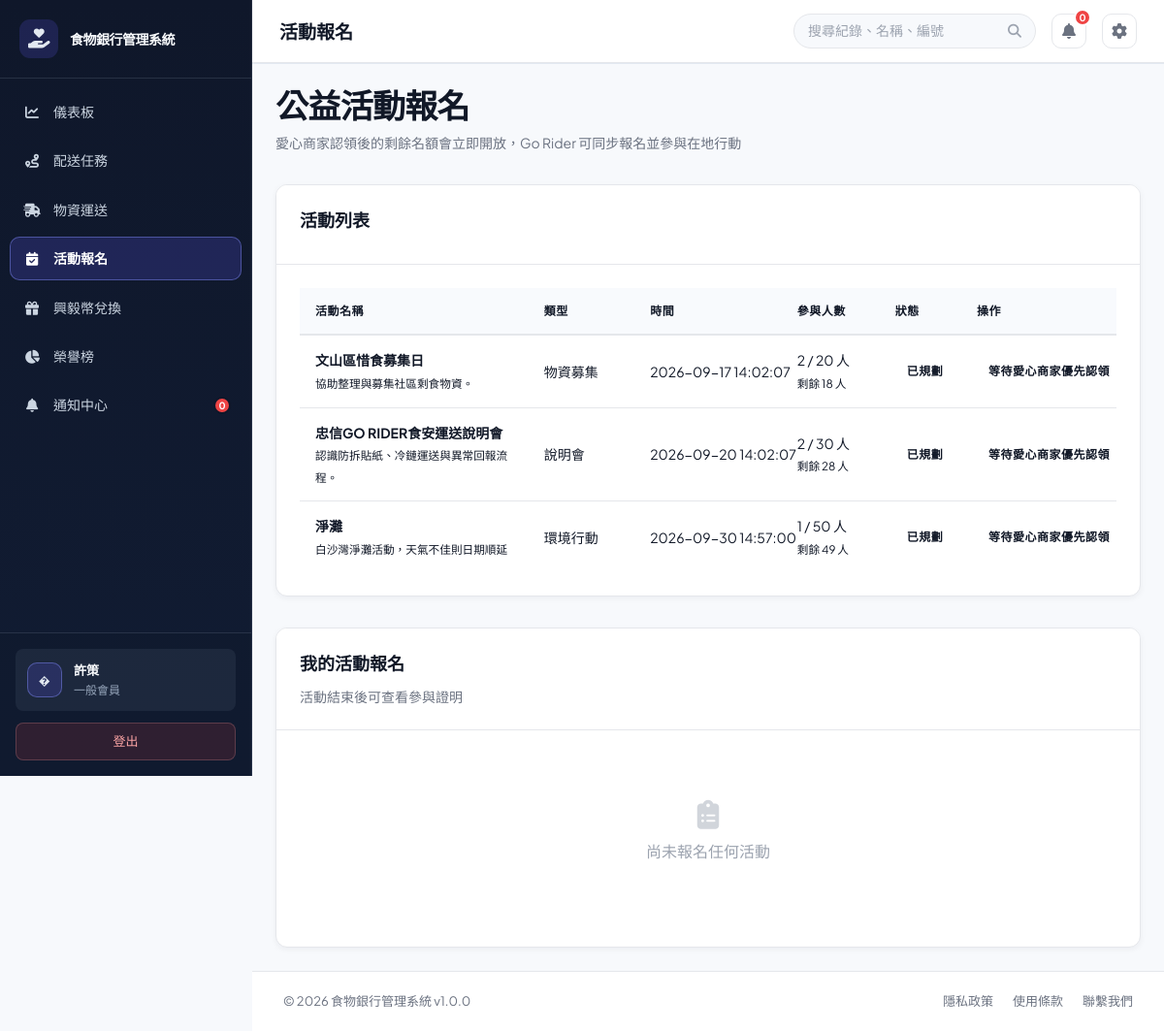
/?page=activities (signed in), run on the app's committed database.
### tables this page shows
CREATE TABLE `users` (
  `user_id` int(11) NOT NULL,
  `username` varchar(50) NOT NULL,
  `password` varchar(255) NOT NULL,
  `email` varchar(100) NOT NULL,
  `full_name` varchar(100) NOT NULL,
  `phone` varchar(20) DEFAULT NULL,
  `role` enum('foodbank_staff','member') NOT NULL DEFAULT 'foodbank_staff',
  `member_type` enum('general','enterprise') NOT NULL DEFAULT 'general',
  `department` varchar(50) DEFAULT NULL,
  `status` enum('active','inactive','suspended') DEFAULT 'active',
  `created_at` timestamp NULL DEFAULT current_timestamp(),
  `updated_at` timestamp NULL DEFAULT current_timestamp() ON UPDATE current_timestamp(),
  `created_by` int(11) DEFAULT NULL,
  `phone_verified` tinyint(1) NOT NULL DEFAULT 0,
  `is_enterprise_verified` tinyint(1) DEFAULT 0,
  `enterprise_name` varchar(150) DEFAULT NULL,
  `enterprise_verified_at` datetime DEFAULT NULL
);

CREATE TABLE `activities` (
  `activity_id` int(11) NOT NULL,
  `title` varchar(150) NOT NULL,
  `activity_type` enum('donation_drive','briefing','cleanup','promotion','other') NOT NULL DEFAULT 'other',
  `activity_type_detail` varchar(100) DEFAULT NULL,
  `description` text DEFAULT NULL,
  `start_at` datetime NOT NULL,
  `end_at` datetime DEFAULT NULL,
  `capacity` int(11) DEFAULT NULL,
  `status` enum('planned','ongoing','completed','cancelled') NOT NULL DEFAULT 'planned',
  `created_by` int(11) DEFAULT NULL,
  `created_at` timestamp NULL DEFAULT current_timestamp()
);

### src/views/activities.php (the view, shortened to what the rows shown need)
<?php
require_once BASE_PATH . '/src/models/ActivityModel.php';
require_once BASE_PATH . '/src/models/NotificationModel.php';
$activityModel = new ActivityModel();
$currentRole = $currentUser['role'] ?? 'foodbank_staff';
$isEnterpriseMember = ($currentUser['member_type'] ?? null) === 'enterprise';
$canRegisterActivities = $currentRole === 'member';
$activities = $activityModel->getAllActivities();
foreach ($activities as $index => $activity) {
    $capacity = (int) ($activity['capacity'] ?? 0);
    $remainingCapacity = $capacity > 0 ? max(0, $capacity - (int) $activity['participant_count']) : null;
    $activities[$index]['remaining_capacity'] = $remainingCapacity;
    $activities[$index]['can_register'] = $canRegisterActivities
        && ($isEnterpriseMember || $capacity <= 0 || !empty($activity['has_company_claim']))
        && ($remainingCapacity === null || $remainingCapacity > 0)
        && in_array($activity['status'], ['planned', 'ongoing'], true)
        && $activityModel->canUserRegisterActivity((int) $activity['activity_id'], (int) $currentUser['user_id']);
    $activities[$index]['can_manage'] = $activityModel->canManageActivity((int) $activity['activity_id'], (int) $currentUser['user_id'], $currentRole);
    $activities[$index]['can_view_participants'] = $activities[$index]['can_manage'] || $currentRole === 'foodbank_staff';
    $activities[$index]['is_creator'] = ((int) ($activity['created_by'] ?? 0)) === (int) $currentUser['user_id'];
}
$activityTypeLabels = [
    'donation_drive' => '物資募集',
    'briefing' => '說明會',
    'cleanup' => '環境行動',
    'promotion' => '公益宣導',
    'other' => '其他',
];
$getActivityTypeLabel = static function ($activity) use ($activityTypeLabels) {
    if (($activity['activity_type'] ?? '') === 'other' && trim((string) ($activity['activity_type_detail'] ?? '')) !== '') {
        return $activity['activity_type_detail'];
    }
    return $activityTypeLabels[$activity['activity_type']] ?? $activity['activity_type'];
};
$activityStatusLabels = [
    'planned' => '已規劃',
    'ongoing' => '進行中',
    'completed' => '已完成',
    'cancelled' => '已取消',
];
?>
<div class="view-header"><div><h1 class="view-title"><?php echo $canRegisterActivities ? '公益活動報名' : '活動管理'; ?></h1></div></div>
<div class="card mt-32"><div class="card-header"><h2>活動列表</h2></div><div class="card-body activities-table-body">
<?php if ($activities): ?><table class="data-table activities-table"><thead><tr><th>活動名稱</th><th>類型</th><th>時間</th><th>參與人數</th><th>狀態</th><th>操作</th></tr></thead><tbody>
<?php foreach ($activities as $activity): ?><tr><td><strong><?php echo htmlspecialchars($activity['title']); ?></strong><?php if (!empty($activity['description']) && trim($activity['description']) !== trim($activity['title'])): ?><br><small class="<?php echo mb_strlen(trim($activity['description']), 'UTF-8') > 80 ? 'activity-description' : 'activity-description-short'; ?>"><?php echo htmlspecialchars($activity['description']); ?></small><?php if (mb_strlen(trim($activity['description']), 'UTF-8') > 80): ?><button type="button" class="activity-description-button" data-activity-title="<?php echo htmlspecialchars($activity['title'], ENT_QUOTES, 'UTF-8'); ?>" data-activity-description="<?php echo htmlspecialchars($activity['description'], ENT_QUOTES, 'UTF-8'); ?>">查看完整說明</button><?php endif; ?><?php endif; ?></td><td><?php echo htmlspecialchars($getActivityTypeLabel($activity)); ?></td><td><?php echo htmlspecialchars($activity['start_at']); ?></td><td><?php echo (int) $activity['participant_count']; ?><?php echo $activity['capacity'] ? ' / ' . (int) $activity['capacity'] . ' 人' : ' 人'; ?><?php if ($activity['remaining_capacity'] !== null && $canRegisterActivities): ?><br><small>剩餘 <?php echo (int) $activity['remaining_capacity']; ?> 人</small><?php endif; ?></td><td><span class="status status-<?php echo htmlspecialchars($activity['status']); ?>"><?php echo htmlspecialchars($activityStatusLabels[$activity['status']] ?? $activity['status']); ?></span></td><td>
    <?php if ($activity['can_manage']): ?>
        <div class="inline-action-group">
            <form method="post" class="delivery-action-form"><?php echo csrfField(); ?>
                <input type="hidden" name="action" value="load_edit_activity">
                <input type="hidden" name="activity_id" value="<?php echo (int) $activity['activity_id']; ?>">
                <button class="btn btn-secondary btn-sm" type="submit">編輯活動</button>
            </form>
            <button class="btn btn-secondary btn-sm view-participants-button" type="button" data-activity-id="<?php echo (int) $activity['activity_id']; ?>" data-activity-title="<?php echo htmlspecialchars($activity['title'], ENT_QUOTES, 'UTF-8'); ?>">參與者</button>
            <form method="post" class="delivery-action-form" onsubmit="return confirm('確定要刪除這個活動嗎？');"><?php echo csrfField(); ?>
                <input type="hidden" name="action" value="delete_activity">
                <input type="hidden" name="activity_id" value="<?php echo (int) $activity['activity_id']; ?>">
                <button class="btn btn-danger btn-sm" type="submit">刪除活動</button>
            </form>
        </div>
    <?php elseif ($activity['can_view_participants']): ?>
        <button class="btn btn-secondary btn-sm view-participants-button" type="button" data-activity-id="<?php echo (int) $activity['activity_id']; ?>" data-activity-title="<?php echo htmlspecialchars($activity['title'], ENT_QUOTES, 'UTF-8'); ?>">參與者</button>
    <?php else: ?>
        <span class="status status-warning"><?php
            if ($activity['remaining_capacity'] === 0) {
                echo '名額已滿';
            } elseif (!$isEnterpriseMember && (int) ($activity['capacity'] ?? 0) > 0 && empty($activity['has_company_claim'])) {
                echo '等待愛心商家優先認領';
            } elseif (!in_array($activity['status'], ['planned', 'ongoing'], true)) {
                echo '活動已結束或取消';
            } else {
                echo '已報名';
            }
        ?></span>
    <?php endif; ?>
</td></tr><?php endforeach; ?></tbody></table>
<?php else: ?><div class="empty-state"><i class="fas fa-calendar"></i><p>目前沒有公開活動</p></div><?php endif; ?></div></div>
<?php if ($canRegisterActivities): ?>
<div class="card mt-32"><div class="card-header"><h2>我的活動報名</h2><p>活動結束後可查看參與證明</p></div></div>
<?php endif; ?>

### public/index.php (shortened to what the rows shown need)
<?php
require_once BASE_PATH . '/config/database.php';
$connection = $db->getConnection();
$demoPasswordHashes = [
    'manager' => '866485796cfa8d7c0cf7111640205b83076433547577511d81f8030ae99ecea5',
    'staff' => '10176e7b7b24d317acfcf8d2064cfd2f24e154f7b5a96603077d5ef813d6a6b6',
];
foreach ($demoPasswordHashes as $demoUsername => $demoPasswordHash) {
    $demoUsernameEscaped = $connection->real_escape_string($demoUsername);
    $connection->query(
        "UPDATE users SET password = '{$demoPasswordHash}' WHERE username = '{$demoUsernameEscaped}' AND CHAR_LENGTH(password) <> 60 AND CHAR_LENGTH(password) <> 64"
    );
}
$connection->query(
    "UPDATE users SET full_name = CASE username
        WHEN 'official' THEN '食物銀行官方人員'
        WHEN 'manager' THEN '忠信食物銀行'
        WHEN 'staff' THEN '食物銀行官方人員'
        WHEN 'volunteer' THEN '忠信GO RIDER'
        WHEN 'donor' THEN '捐贈剩食店家'
        ELSE full_name
    END
    WHERE username IN ('official', 'manager', 'staff', 'volunteer', 'donor')
      AND (full_name LIKE '%?%' OR full_name = '')"
);
if (!empty($_SESSION['user']['username'])) {
    $sessionUsername = $connection->real_escape_string($_SESSION['user']['username']);
    $sessionUserResult = $connection->query("SELECT user_id, username, full_name, role, member_type, enterprise_name, status, email, phone, phone_verified FROM users WHERE username = '{$sessionUsername}' LIMIT 1");
}
$currentUser = $_SESSION['user'];
$authService = AuthService::forCurrentUser($currentUser);
require_once BASE_PATH . '/src/models/NotificationModel.php';
$notificationModel = new NotificationModel();
$latestNotificationId = $notificationModel->getLatestIdForUser((int) $currentUser['user_id']);
$role = $currentUser['role'];
$memberType = $currentUser['member_type'] ?? null;
$roleLabels = [
    'foodbank_staff' => '忠信食物銀行',
    'member' => $memberType === 'enterprise' ? '企業會員' : ($memberType === 'general' ? '一般會員' : '會員'),
];
$page = isset($_GET['page']) ? trim($_GET['page']) : 'dashboard';
$page = basename($page);
$menu_items = [
    'dashboard' => ['label' => '儀表板', 'icon' => 'fa-solid fa-chart-line'],
    'order_tracking' => ['label' => '訂單追蹤', 'icon' => 'fa-solid fa-list-check'],
    'deliveries' => ['label' => '配送任務', 'icon' => 'fa-solid fa-route'],
    'material_transport' => ['label' => '物資運送', 'icon' => 'fa-solid fa-truck-fast'],
    'activities' => ['label' => $role === 'member' ? '活動報名' : '活動發布', 'icon' => 'fa-solid fa-calendar-check'],
    'item_categories' => ['label' => '物資分類', 'icon' => 'fa-solid fa-layer-group'],
    'rewards' => ['label' => '興毅幣兌換', 'icon' => 'fa-solid fa-gift'],
    'carbon_report' => ['label' => '永續報告', 'icon' => 'fa-solid fa-leaf'],
    'reports' => ['label' => '數據分析', 'icon' => 'fa-solid fa-chart-pie'],
    'notifications' => ['label' => '通知中心', 'icon' => 'fa-solid fa-bell'],
    'donation_materials' => ['label' => '物資捐贈', 'icon' => 'fa-solid fa-box-open'],
    'donation_materials_review' => ['label' => '物資捐贈審查', 'icon' => 'fa-solid fa-clipboard-check'],
    'settings' => ['label' => '設置', 'icon' => 'fa-solid fa-gear'],
    'users' => ['label' => '帳號審核', 'icon' => 'fa-solid fa-user-check'],
    'volunteer_management' => ['label' => '一般會員管理', 'icon' => 'fa-solid fa-people-group'],
];
$routablePages = array_merge(array_keys($menu_items), ['certificate', 'activity_certificate']);
$allowedPages = array_values(array_filter($routablePages, function ($slug) use ($authService) {
    return $authService->can('page.' . $slug);
}));
?>
<!DOCTYPE html>
<html lang="zh-TW">
<head>
    <link href="https://cdnjs.cloudflare.com/ajax/libs/font-awesome/6.4.0/css/all.min.css" rel="stylesheet">
    <link rel="stylesheet" href="assets/css/style.css?v=<?php echo filemtime(__DIR__ . '/assets/css/style.css'); ?>">
</head>
<body data-notification-poll-url="?action=notifications_poll" data-notification-last-id="<?php echo (int) $latestNotificationId; ?>">
    <div class="app-wrapper">
        <aside class="sidebar">
            <nav class="sidebar-nav">
                <?php foreach ($menu_items as $key => $item):
                    if (!in_array($key, $allowedPages, true)) {
                        continue;
                    }
                    $is_active = ($page === $key) ? 'active' : '';
                    $icon = $item['icon'];
                    $label = ($key === 'reports' && $role === 'member') ? '榮譽榜' : $item['label'];
                    ?>
                    <a href="?page=<?php echo $key; ?>" class="nav-item <?php echo $is_active; ?>" title="<?php echo $label; ?>">
                        <span class="nav-icon"><i class="<?php echo $icon; ?>"></i></span>
                        <span class="nav-label"><?php echo $label; ?></span>
                    </a>
                <?php endforeach; ?>
            </nav>
            <div class="sidebar-footer">
                <div class="user-profile">
                    <div class="avatar"><?php echo htmlspecialchars(strtoupper(substr($currentUser['full_name'], 0, 2))); ?></div>
                    <div class="user-info">
                        <div class="user-name"><?php echo htmlspecialchars($currentUser['full_name']); ?></div>
                        <div class="user-role"><?php echo htmlspecialchars($roleLabels[$role] ?? $role); ?></div>
                    </div>
                </div>
            </div>
        </aside>
        <div class="main-container">
            <header class="topbar">
                <div class="topbar-left">
                    <div class="breadcrumb">
                        <span class="page-title" id="pageTitle">
                            <?php echo $menu_items[$page]['label'] ?? '頁面'; ?>
                        </span>
                    </div>
                </div>
            </header>
            <main class="page-content">
                <div class="content-shell">
                    <?php
                    $view_file = BASE_PATH . '/src/views/' . $page . '.php';
                    if (file_exists($view_file)) {
                        include $view_file;
                    }
                    ?>
                </div>
            </main>
        </div>
    </div>
</body>
</html>

### data on the page
users: role "榮譽榜", full_name "�", full_name "許策", member_type+role "一般會員", role "活動報名"
activities: title "文山區惜食募集日", description "協助整理與募集社區剩食物資。", activity_type "物資募集", start_at "2026-09-17 14:02:07", participant_count "2", capacity "20", remaining_capacity "18", status "已規劃", shows "等待愛心商家優先認領"
activities: title "忠信GO RIDER食安運送說明會", description "認識防拆貼紙、冷鏈運送與異常回報流程。", activity_type "說明會", start_at "2026-09-20 14:02:07", participant_count "2", capacity "30", remaining_capacity "28", status "已規劃", shows "等待愛心商家優先認領"
activities: title "淨灘", description "白沙灣淨灘活動，天氣不佳則日期順延", activity_type "環境行動", start_at "2026-09-30 14:57:00", participant_count "1", capacity "50", remaining_capacity "49", status "已規劃", shows "等待愛心商家優先認領"

### other printed values
APP_NAME "食物銀行管理系統"
$label "儀表板"
$label "配送任務"
$label "物資運送"
$label "活動報名"
$label "興毅幣兌換"
$label "通知中心"
$unreadNotificationCount "0"
APP_VERSION "1.0.0"
